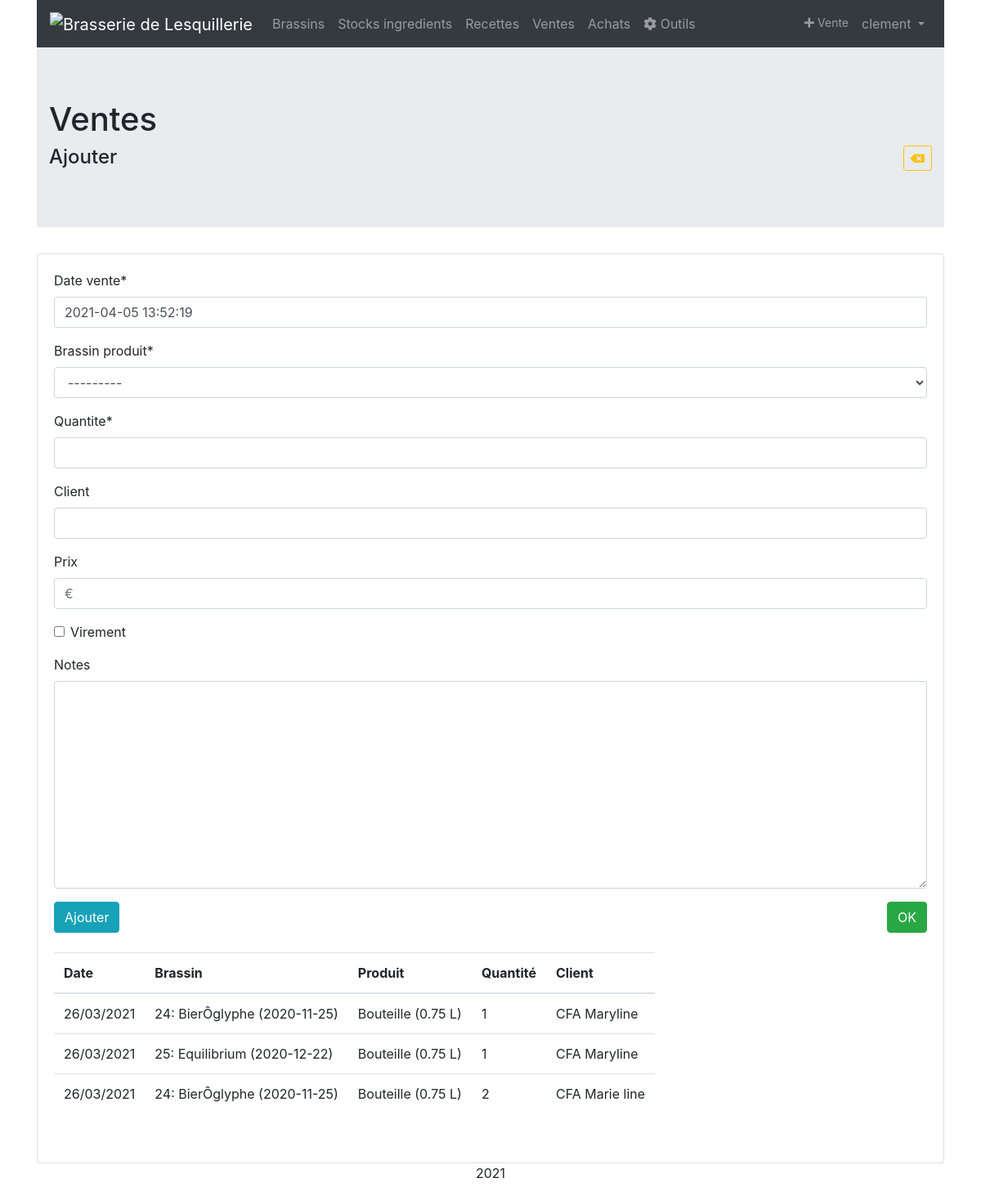
Screenshot of /brasserie/ventes/ajouter/ (signed in) with the database file from the repository.
### brassin/models.py (models this page shows, shortened)
class BrassinProduit(models.Model):
	brassin = models.ForeignKey(Brassin, on_delete=models.CASCADE)
	produit = models.ForeignKey(Produit, on_delete=models.PROTECT)
	quantite = models.PositiveIntegerField()
	class Meta:
	    verbose_name = "Produits disponibles"
	    ordering = ['-brassin__date_brassin']
	def __str__(self):
	    return "Brassin n°" + str(self.brassin) + " ----------------------- " + str(self.produit) + " ----------------------- (reste " + str(self.restant) + ")"
	@property
	def vendu(self):
		vendu = Vente.objects.filter(brassin_produit=self.id).aggregate(Sum('quantite')).get('quantite__sum',0.00)
		if vendu is None:
		    return 0.00
		else:
		    return vendu
	@property
	def restant(self):
	    restant = Decimal(self.quantite) - Decimal(self.vendu)
	    return restant

class Vente(models.Model):
	date_vente = models.DateField(default=datetime.now,null=True)
	brassin_produit = models.ForeignKey(BrassinProduit, on_delete=models.CASCADE)
	quantite = models.PositiveIntegerField()
	client = models.CharField(null=True, blank= True,max_length=30)
	vendeur = models.CharField(null=True, blank= True,max_length=30)
	prix = models.DecimalField(max_digits=6,decimal_places=2)
	virement = models.BooleanField(default=False)
	notes = models.TextField(blank=True,null=True)
	class Meta:
		verbose_name = "Vente"
		ordering = ['date_vente']

class Brassin(models.Model):
	date_brassin = models.DateField(null=True)
	numero = models.CharField(blank=True,null=True,max_length=30)
	date_mise_bouteille = models.DateField(blank=True,null=True)
	densite_avant_ebullition = models.DecimalField(blank=True,null=True, max_digits=4, decimal_places=3)
	densite_initiale = models.DecimalField(blank=True,null=True, max_digits=4, decimal_places=3)
	densite_finale = models.DecimalField(blank=True,null=True, max_digits=4, decimal_places=3)
	volume_empatage = models.DecimalField(blank=True,null=True, max_digits=5, decimal_places=1)
	volume_rincage_dreches = models.DecimalField(blank=True,null=True, max_digits=5, decimal_places=1)
	volume_mout = models.DecimalField(blank=True,null=True, max_digits=5, decimal_places=1)
	volume_cuve_fermentation = models.DecimalField(blank=True,null=True, max_digits=5, decimal_places=1)
	volume_starter = models.DecimalField(blank=True,null=True, max_digits=5, decimal_places=1,default=0)
	temps_empatage = models.TimeField(blank=True,null=True,default="01:15:00")
	temps_ebullition = models.TimeField(blank=True,null=True,default="01:30:00")
	temps_fermentation = models.TimeField(blank=True,null=True)
	notes = models.TextField(blank=True,null=True)
	resucrage = models.DecimalField(blank=True,null=True, max_digits=2, decimal_places=1)
	ingredient = models.ManyToManyField(Ingredient, through='BrassinIngredient',null=True,blank=True)
	recette = models.ForeignKey(Recette, on_delete=models.SET_NULL, null=True,blank=True)
	fermenteur = models.ForeignKey(Fermenteur, on_delete=models.SET_NULL, null=True,blank=True)
	archive = models.BooleanField(default=False)
	class Meta:
		verbose_name = "Brassin"
		ordering = ['-date_brassin']
	def __str__(self):
	    if not self.recette:
	        return str(self.numero) + ": Sans recette (" + str(self.date_brassin) + ")"
	    return str(self.numero) + ": " + str(self.recette.nom) + " (" + str(self.date_brassin) + ")"

class Recette(models.Model):
	nom = models.CharField(max_length=30)
	type_biere = models.CharField(blank=True,null=True,max_length=30)
	densite_desire = models.DecimalField(blank=True,null=True, max_digits=4, decimal_places=3)
	taux_empatage =  models.DecimalField(max_digits=4, decimal_places=3,default=0.3)
	resucrage = models.DecimalField(blank=True,null=True, max_digits=3, decimal_places=1,default=7)
	notes = models.TextField(blank=True,null=True)
	etiquette = models.ImageField(upload_to = 'recettes',blank=True,null=True)
	class Meta:
		verbose_name = "Recette"
		ordering = ['id']

class Produit(models.Model):
    PRODUIT_TYPE = [('Bouteille','Bouteille'),('Canette','Canette'),('Fut','Fut'),('Autre','Autre')]
    type_produit = models.CharField(null=True,max_length=30,choices=PRODUIT_TYPE,default='Bouteille')
    contenance = models.DecimalField(max_digits=6, decimal_places=2)
    prix = models.DecimalField(null=True, blank= True,max_digits=6,decimal_places=2)
    def __str__(self):
        return str(self.type_produit) + " (" + str(self.contenance) + " L)"

### brassin/views.py (the view)
# urls.py: path('ventes/ajouter/', views.VenteCreate, name='vente_create'),
@login_required
@permission_required('vente.add_choice', raise_exception=True)
def VenteCreate(request, bp=None, r=None):
    l = Vente.objects.all().order_by('-date_vente')[:3]
    if request.method == 'POST':
        form = VenteForm(request.POST)
        form.fields["brassin_produit"].initial = bp
        if form.is_valid():
            data = form.cleaned_data
            message = str(data["quantite"]) + " de " + str(data["brassin_produit"]) + " ajoutés."
            form.save()
            messages.success(request, message)
    else:
        form = VenteForm()
        form.fields["brassin_produit"].initial = bp
    return render(request, 'brassin/vente_create_form.html', {'form': form,'last_three':l})

### brassin/forms.py (shortened to what this page needs)
class VenteForm(forms.ModelForm):
    brassin_produit = forms.ModelChoiceField(queryset=BrassinProduit.objects.exclude(brassin__date_mise_bouteille__isnull=True))
    prix = forms.DecimalField(required=False,widget= forms.TextInput(attrs={'placeholder':'€'}))
    class Meta:
        model = Vente
        labels = {'brassin_produit': 'Produit'}
        exclude = ['vendeur']
        widgets = {
			'date_vente': DatePickerInput(format='%d/%m/%Y'),}

### brassin/templates/brassin/vente_create_form.html (shortened to what this page needs)
{% extends 'base.html' %}
{% load static %}
{% block content %}
{% load crispy_forms_tags %}
<div class="jumbotron jumbotron-fluid">
  <div class="container">
    <h1 class="page-header">Ventes</h1>
    <h4>Ajouter<a class="btn btn-outline-warning btn-sm float-right" href="{% url 'ventes_list' %}"><i class="fas fa-backspace"></i></a></h4>
  </div>
</div>
<div class="card h-100">
  <div class="card-body">
    <form action="" method="post">
      {{ form|crispy }}
      <button type="submit" class="btn btn-info">Ajouter</button>
      <a class="btn btn-success float-right" href="{% url 'ventes_list' %}">OK</i></a>
    </form>
    <br/>
    <table class="table table-hover table-responsive">
		<thead>
		    <tr><th>Date</th><th>Brassin</th><th>Produit</th><th>Quantité</th><th>Client</th></tr>
		</thead>
		<tbody>
			{% for v in last_three.all %}
			<tr>
			    <td>{{ v.date_vente }}</td>
			    <td>{{ v.brassin_produit.brassin }}</td>
			    <td>{{ v.brassin_produit.produit }}</td>
			    <td>{{ v.quantite|floatformat }}</td>
			    <td>{{ v.client }}</td>
			</tr>
			{% empty %}
		    <tr>
		        <td colspan="5" class="text-center bg-warning">Pas encore d'ingredient.</td>
		    </tr>
			{% endfor %}
		</tbody>
	</table>
    <br/>
  </div>
</div>
{% endblock %}

### templates/base.html (shortened to what this page needs)
{% load static %}
<!DOCTYPE html>
<html lang="fr">
  <head>
    <link rel="stylesheet" href="https://use.fontawesome.com/releases/v5.7.0/css/all.css">
    <link rel="stylesheet" href="https://maxcdn.bootstrapcdn.com/bootstrap/4.0.0/css/bootstrap.min.css">
    <link rel="stylesheet" type="text/css" href="https://cdn.datatables.net/1.10.24/css/dataTables.bootstrap4.min.css"/>
  </head>
  <body>
    <div class="container">
      <nav class="navbar navbar-expand-sm bg-dark navbar-dark sticky-top bg-faded">
        <a class="navbar-brand" href="{% url 'home' %}"><img src="" alt="{{ user.profile.brasserie }}" href="{% url 'home' %}"></a>
        <div class="collapse navbar-collapse" id="collapsibleNavbar">
          <ul class="navbar-nav">
            <li class="nav-item">
              <a class="nav-link" href="{% url 'brassin_list' %}">Brassins</a>
            </li>
            <li class="nav-item">
              <a class="nav-link" href="{% url 'ingredients_list' %}">Stocks ingredients</a>
            </li>
            <li class="nav-item">
              <a class="nav-link" href="{% url 'recettes_list' %}">Recettes</a>
            </li>
            <li class="nav-item">
              <a class="nav-link" href="{% url 'ventes_list' %}">Ventes</a>
            </li>
            <li class="nav-item">
              <a class="nav-link" href="{% url 'achats_list' %}">Achats</a>
            </li>
            <li class="nav-item">
              <a class="nav-link" href="{% url 'outils' %}"><i class="fa fa-cog" aria-hidden="true"></i>   Outils</a>
            </li>
          </ul>
          <ul class="navbar-nav ml-auto">
            <li class="nav-item">
              <a class="nav-link btn-outline-info btn-sm" href="{% url 'vente_create' %}"><i class="fas fa-plus"></i>  Vente</a>
            </li>
            <li class="nav-item dropdown">
              <a class="nav-link dropdown-toggle" href="#" id="navbardrop" data-toggle="dropdown">
                {% if user.is_authenticated %}
                  {{ user.get_username }}
                {% endif %}
              </a>
            </li>
          </ul>
        </div>
      </nav>
      {% block content %}
      {% endblock %}
      <footer class="container-fluid bg-4 text-center">
          <p>2021</p>
      </footer>
    </div>
  </body>
</html>

### rows the page displays
Vente: date_vente "26/03/2021", brassin_produit.brassin "24: BierÔglyphe (2020-11-25)", brassin_produit.produit "Bouteille (0.75 L)", quantite "1", client "CFA Maryline"
Vente: date_vente "26/03/2021", brassin_produit.brassin "25: Equilibrium (2020-12-22)", brassin_produit.produit "Bouteille (0.75 L)", quantite "1", client "CFA Maryline"
Vente: date_vente "26/03/2021", brassin_produit.brassin "24: BierÔglyphe (2020-11-25)", brassin_produit.produit "Bouteille (0.75 L)", quantite "2", client "CFA Marie line"

### other values shown
{{ user.get_username }} "clement"
